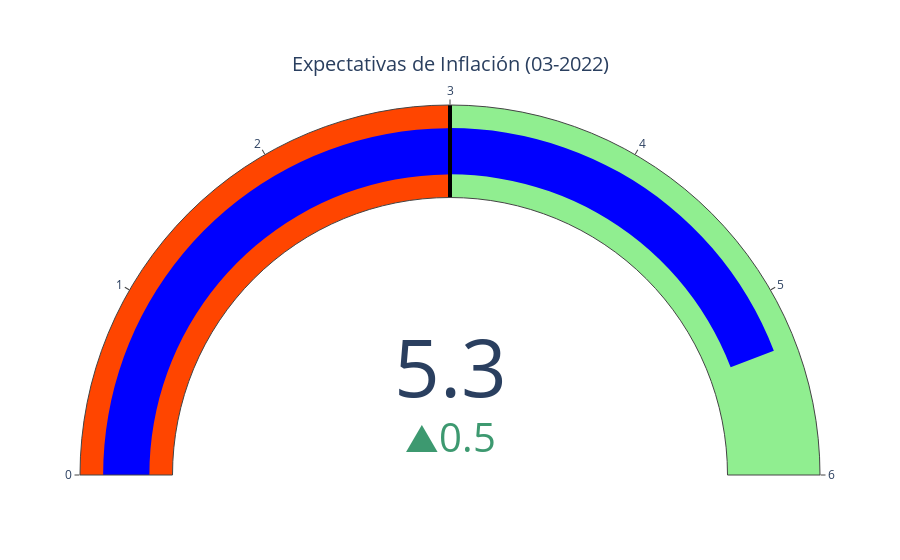

Notebook cell for this chart:
### Code cell
indicadores = go.Figure()

indicadores.add_trace(go.Indicator(
    mode = "gauge+number+delta",
    delta = {'reference': inflacion[-2]},
    value = inflacion[-1],
    title = {'text': "Expectativas de Inflación (" + inflacion.index.strftime('%m-%Y')[-1] + ")"},
    gauge = {
        'axis': {'range': [0, 6]},
        'bar': {'color': 'blue'},
        'steps': [
            {'range': [0, inflacion.median()], 'color': 'orangered'},
            {'range': [inflacion.median(), inflacion.max()], 'color': 'lightgreen'}],
        'threshold': {'line': {'color': "black", 'width': 4}, 'thickness': 1, 'value': inflacion.median()}       
    },
    domain = {'row': 0, 'column': 0}
    ))

indicadores.update_layout(
    grid = {'rows': 1, 'columns': 1, 'pattern': "independent"},
    template = {'data' : {'indicator': [{
        'title': {'text': "Speed"},
        'mode' : "number+delta+gauge",
        'delta' : {'reference': 90}}]
                         }})

indicadores.show()

### Figure 1 — Plotly figure (JSON) as saved in the notebook; plotly's stock layout.template omitted (floating-point values rounded to 4 significant figures)
{"data": [{"delta": {"reference": 4.8}, "domain": {"column": 0, "row": 0}, "gauge": {"axis": {"range": [0, 6]}, "bar": {"color": "blue"}, "steps": [{"color": "orangered", "range": [0, 3]}, {"color": "lightgreen", "range": [3, 6]}], "threshold": {"line": {"color": "black", "width": 4}, "thickness": 1, "value": 3}}, "mode": "gauge+number+delta", "title": {"text": "Expectativas de Inflación (03-2022)"}, "type": "indicator", "value": 5.3}], "layout": {"grid": {"columns": 1, "pattern": "independent", "rows": 1}}}
